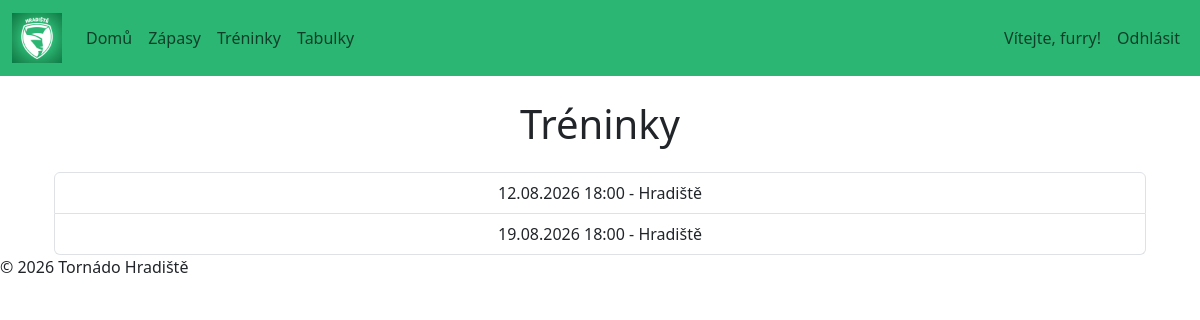
The app's page /training/ (signed in) with its own data.
### training/models.py (models this page shows)
class Training(models.Model):
    training_date = models.DateField()
    start_time = models.TimeField()
    end_time = models.TimeField()
    location = models.CharField(max_length=100)
    def __str__(self):
        return (
            f"{self.training_date.strftime('%d.%m.%Y')} "
            f"{self.start_time.strftime('%H:%M')} - "
            f"{self.location}"
        )

### training/views.py (the view)
# urls.py: path('', views.training_list, name='training_list'),
def training_list(request):
    trainings = Training.objects.all()
    return render(request, 'training/training_list.html', {'trainings': trainings}  )

### training/templates/training/training_list.html
{% extends "base.html" %}
{% block content %}
    <h1 class="mb-4">Tréninky</h1>
    <div class="list-group">
        {% for training in trainings %}
        <a href="{% url 'training_detail' training.pk %}" class="list-group-item list-group-item-action">{{ training }}</a>
        {% empty %}
            <div class="list-group-item">Žádné tréninky k zobrazení.</div>
        {% endfor %}
    </div>
{% endblock content %}

### templates/base.html (shortened to what this page needs)
{% load static %}
<!doctype html>
<html lang="cs-cz">
  <head>
    {% block head %}
    <link
      href="https://cdn.jsdelivr.net/npm/bootstrap@5.3.8/dist/css/bootstrap.min.css"
      rel="stylesheet"
    />
    <link rel="stylesheet" href="{% static 'css/style.css' %}" />
    {% endblock %}
  </head>
  <body>
    <header>
      <nav class="navbar navbar-expand-lg club-navbar">
      <div class="container-fluid">
        <a class="navbar-brand" href="{% url 'home' %}"><img src="{% static 'images/logo.png' %}" alt="Logo" class="logo"></a>
        <div class="collapse navbar-collapse" id="navbarNav">
          <ul class="navbar-nav">
            <li class="nav-item">
              <a class="nav-link" href="{% url 'home' %}">Domů</a>
            </li>
            <li class="nav-item">
              <a class="nav-link" href="{% url 'match_list' %}">Zápasy</a>
            </li>
            <li class="nav-item">
              <a class="nav-link" href="{% url 'training_list' %}">Tréninky</a>
            </li>
            <li class="nav-item">
              <a class="nav-link" href="#">Tabulky</a>
            </li>
          </ul>
          {% if user.is_authenticated %}
            <ul class="navbar-nav ms-auto">
              <li class="nav-item">
                <a class="nav-link" href="#">Vítejte, {{ user.username }}!</a>
              </li>
              <li class="nav-item">
                <a class="nav-link" href="{% url 'logout' %}">Odhlásit</a>
              </li>
            </ul>
        {% endif %}
      </div>
    </nav>
    </header>
    <main class="container mt-4">
      <div class="container text-center">
        {% block content %}
        {% endblock %}
      </div>
    </main>
    <footer>
    <p>© 2026 Tornádo Hradiště</p>
  </footer>
  </body>
</html>

### static/css/style.css (style rules this page uses)
:root { --club-green: #2BB673; --club-green-dark: #209A61; --club-white: #ffffff; --club-text: #212529; }
.logo { max-height: 50px; width: auto; }
.club-navbar { background-color: var(--club-green); }

### records on screen
Training: training_date+start_time+location "12.08.2026 18:00 - Hradiště"
Training: training_date+start_time+location "19.08.2026 18:00 - Hradiště"

### other values on screen
{{ user.username }} "furry"
